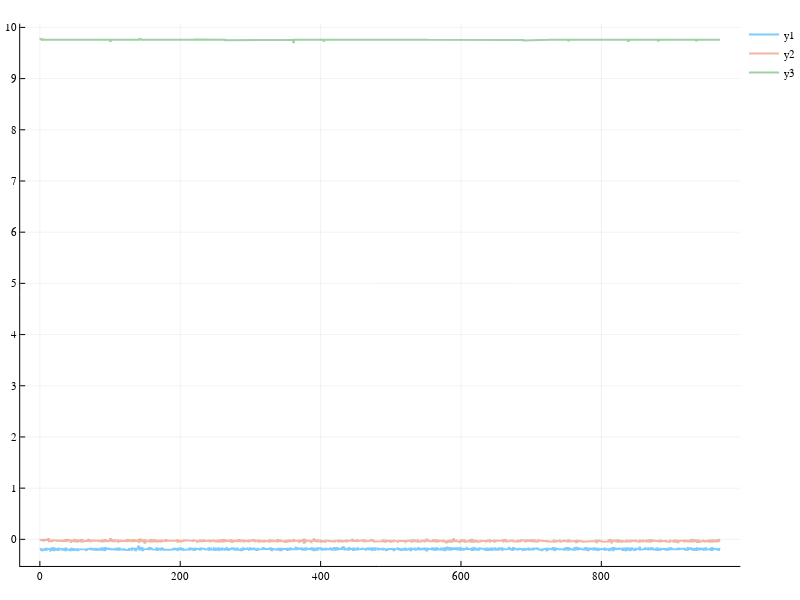

The notebook cell saved with this chart:
### Markdown cell above
$$
z = 
$$

### Code cell
plot(calibration[:Accel_x], yticks = 0:10)
plot!(calibration[:Accel_y])
plot!(calibration[:Accel_z])

### Figure 1 — Plotly figure (JSON) as saved in the notebook; plotly's stock layout.template omitted (floating-point values rounded to 4 significant figures; data arrays with more than 128 entries replaced by an {"elided": "..."} marker saying what was removed)
{"data": [{"colorbar": {"title": ""}, "hoverinfo": "text", "legendgroup": "y1", "line": {"color": "rgba(0, 154, 250, 0.500)", "dash": "solid", "shape": "linear", "width": 2}, "mode": "lines", "name": "y1", "showlegend": true, "text": {"elided": "1937 null values"}, "type": "scatter", "x": {"elided": "1937 int values"}, "xaxis": "x1", "y": {"elided": "1937 float values"}, "yaxis": "y1", "zmax": 0.1, "zmin": -0.1}, {"colorbar": {"title": ""}, "hoverinfo": "text", "legendgroup": "y2", "line": {"color": "rgba(227, 111, 71, 0.500)", "dash": "solid", "shape": "linear", "width": 2}, "mode": "lines", "name": "y2", "showlegend": true, "text": {"elided": "1937 null values"}, "type": "scatter", "x": {"elided": "1937 int values"}, "xaxis": "x1", "y": {"elided": "1937 float values"}, "yaxis": "y1", "zmax": 0.1, "zmin": -0.1}, {"colorbar": {"title": ""}, "hoverinfo": "text", "legendgroup": "y3", "line": {"color": "rgba(62, 164, 78, 0.500)", "dash": "solid", "shape": "linear", "width": 2}, "mode": "lines", "name": "y3", "showlegend": true, "text": {"elided": "1937 null values"}, "type": "scatter", "x": {"elided": "1937 int values"}, "xaxis": "x1", "y": {"elided": "1937 float values"}, "yaxis": "y1", "zmax": 0.1, "zmin": -0.1}], "layout": {"annotations": [], "height": 600, "legend": {"bgcolor": "rgba(255, 255, 255, 1.000)", "bordercolor": "rgba(0, 0, 0, 1.000)", "font": {"color": "rgba(0, 0, 0, 1.000)", "family": "sans-serif", "size": 11}, "tracegroupgap": 0, "x": 1, "y": 1}, "margin": {"b": 20, "l": 0, "r": 0, "t": 20}, "paper_bgcolor": "rgba(255, 255, 255, 1.000)", "plot_bgcolor": "rgba(255, 255, 255, 1.000)", "showlegend": true, "width": 800, "xaxis": {"anchor": "y1", "domain": [0.02714, 0.9951], "gridcolor": "rgba(0, 0, 0, 0.100)", "gridwidth": 0.5, "linecolor": "rgba(0, 0, 0, 1.000)", "mirror": false, "range": [-28.04, 998.0], "showgrid": true, "showline": true, "showticklabels": true, "tickangle": 0, "tickcolor": "rgb(0, 0, 0)", "tickfont": {"color": "rgba(0, 0, 0, 1.000)", "family": "sans-serif", "size": 11}, "tickmode": "array", "ticks": "inside", "ticktext": ["0", "200", "400", "600", "800"], "tickvals": [0, 200, 400, 600, 800], "title": "", "titlefont": {"color": "rgba(0, 0, 0, 1.000)", "family": "sans-serif", "size": 15}, "type": "-", "visible": true, "zeroline": false, "zerolinecolor": "rgba(0, 0, 0, 1.000)"}, "yaxis": {"anchor": "x1", "domain": [0.02508, 0.9934], "gridcolor": "rgba(0, 0, 0, 0.100)", "gridwidth": 0.5, "linecolor": "rgba(0, 0, 0, 1.000)", "mirror": false, "range": [-0.5198, 10.07], "showgrid": true, "showline": true, "showticklabels": true, "tickangle": 0, "tickcolor": "rgb(0, 0, 0)", "tickfont": {"color": "rgba(0, 0, 0, 1.000)", "family": "sans-serif", "size": 11}, "tickmode": "array", "ticks": "inside", "ticktext": ["0", "1", "2", "3", "4", "5", "6", "7", "8", "9", "10"], "tickvals": [0, 1, 2, 3, 4, 5, 6, 7, 8, 9, 10], "title": "", "titlefont": {"color": "rgba(0, 0, 0, 1.000)", "family": "sans-serif", "size": 15}, "type": "-", "visible": true, "zeroline": false, "zerolinecolor": "rgba(0, 0, 0, 1.000)"}}}
